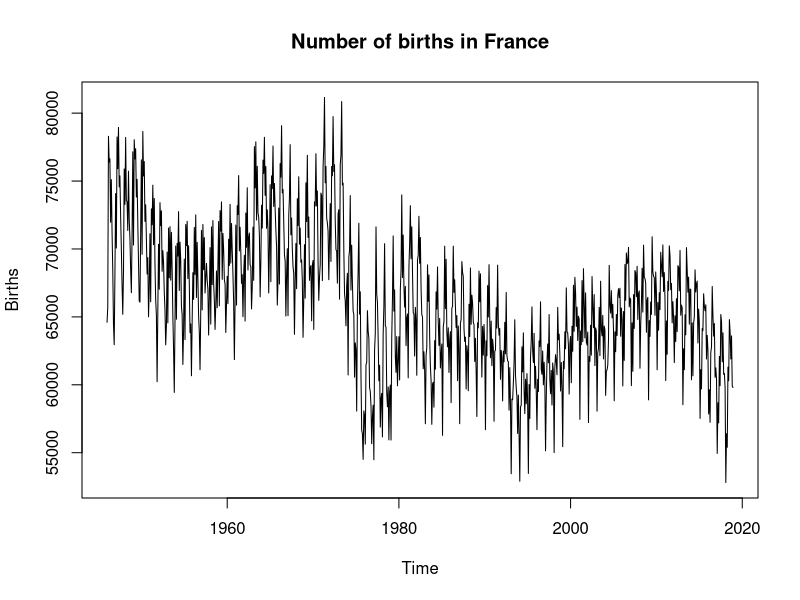
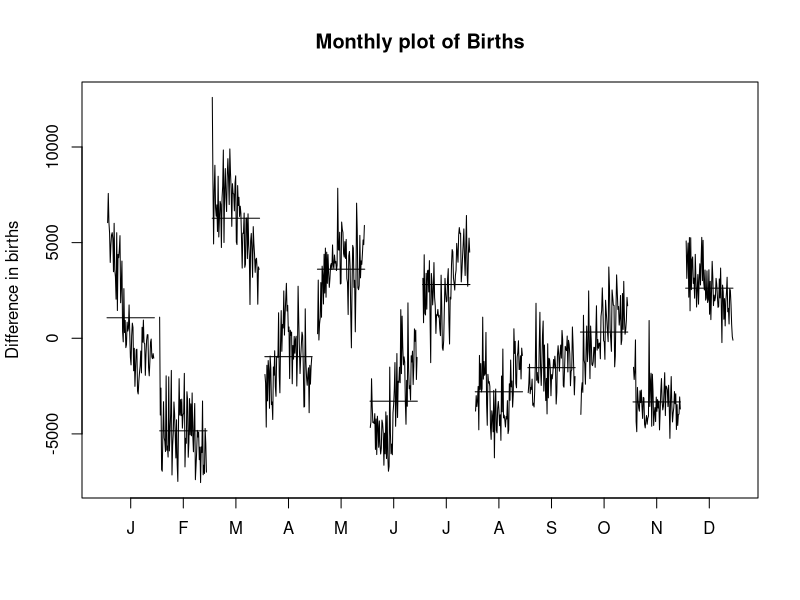
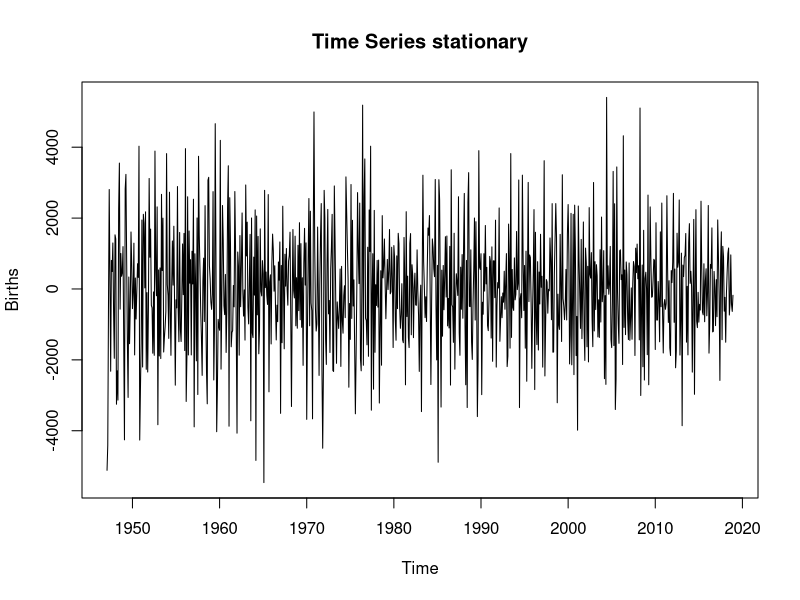
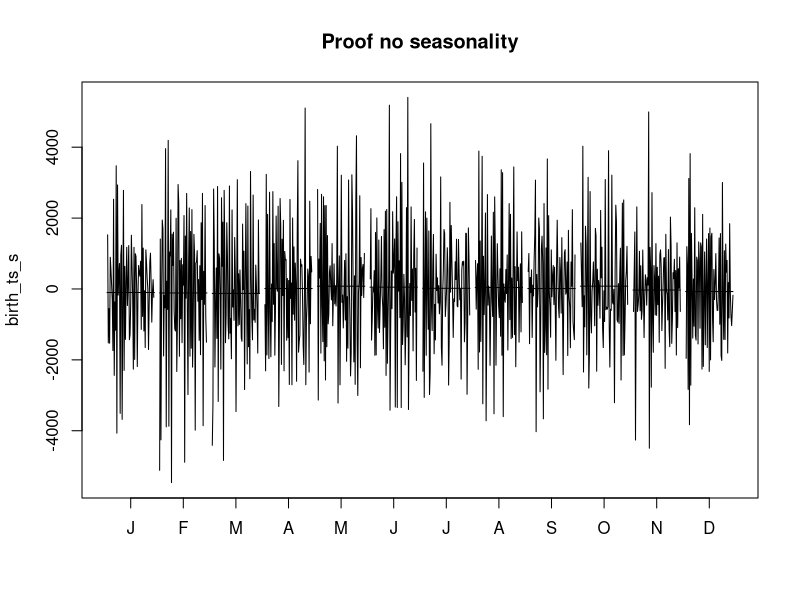
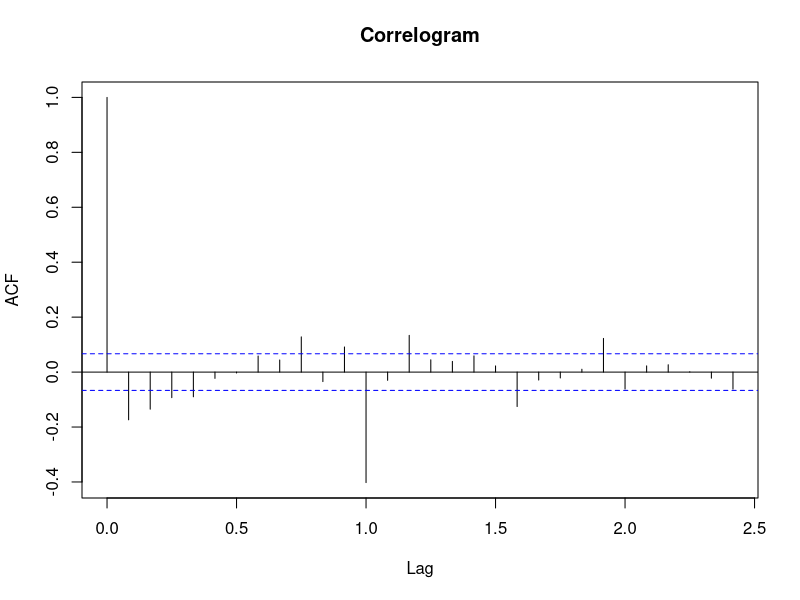
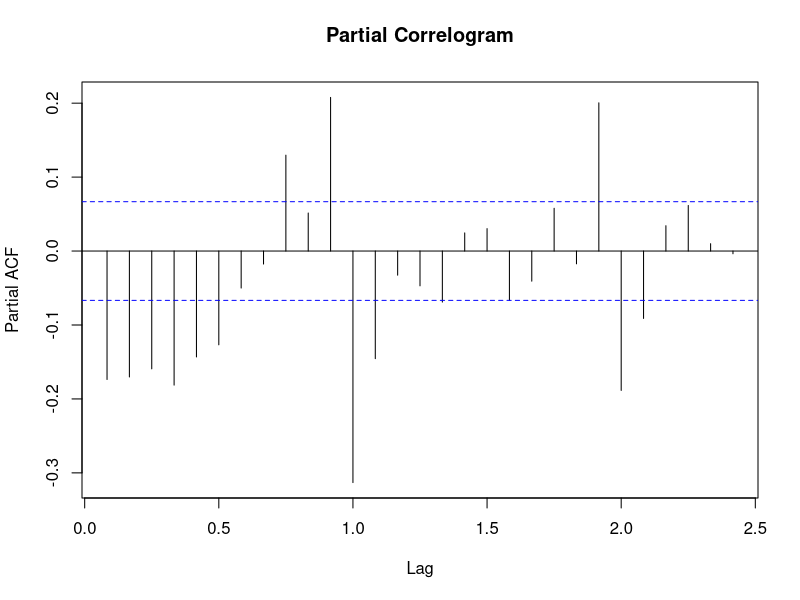
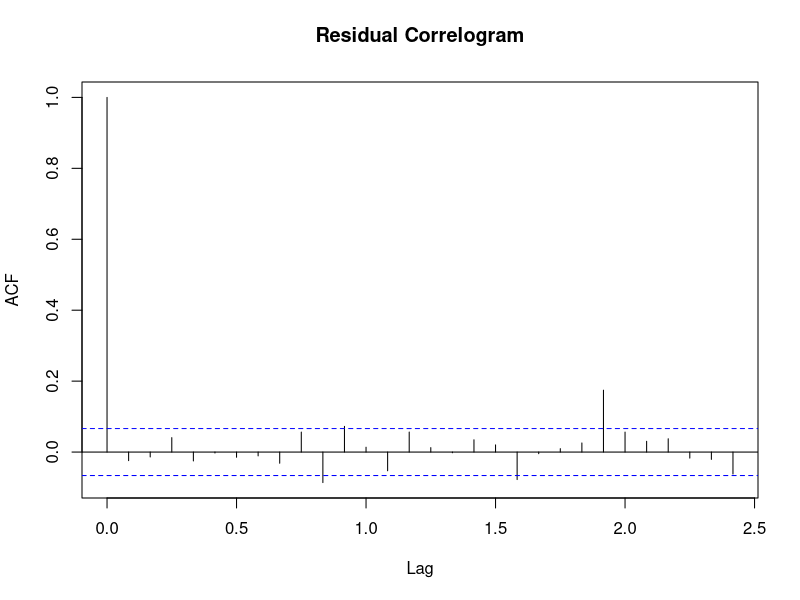
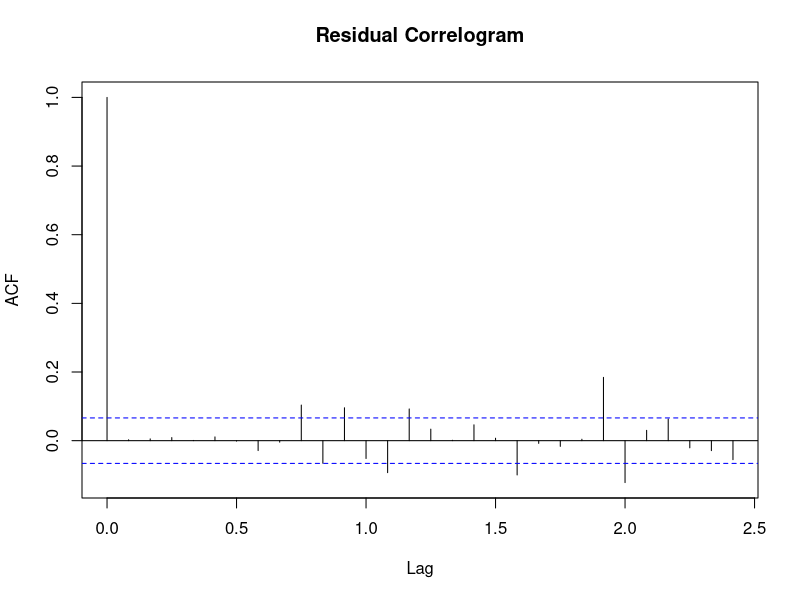

Recreate these plots in R, in order. (Note: a time limit stopped this script after it produced the figures.)
## ---- chunk 1
rm(list = ls())
## ---- chunk 2
library(tidyverse)
library(forecast)
## ---- chunk 3
mydata = read.csv("valeurs_mensuelles.csv", header=TRUE, sep=";", col.names = c("period","Births","codes"))
mydata = mydata[c(-1,-2),] # We exclude the first two rows.
rownames(mydata) = NULL # To exclude the rows numbers.
mydata = mydata %>% arrange(-row_number()) # We reverse the order of the rows
head(mydata, n=1) # start 1946-01
tail(mydata, n=1) # end 2018-12
dim(mydata)[1] # 876 observations
mydata = mydata %>% select(Births) # We only keep the column that we are interested in.
## ---- chunk 4
birth_ts = ts(mydata,start = c(1946, 1), end=c(2018,12), frequency = 12)
#birth_ts = window(birth_ts, start=c(2009,01)) # if we want to restrict last 10 years
## ---- chunk 5
plot(birth_ts, main="Number of births in France")
## ---- chunk 6
monthplot(diff(birth_ts, lag=1), main = "Monthly plot of Births", ylab="Difference in births")
## ---- chunk 7
birth_ts_s= diff(diff(birth_ts, lag=12),lag=1) # _s for stationary
plot(birth_ts_s, main="Time Series stationary")
## ---- chunk 8
monthplot(birth_ts_s, main="Proof no seasonality")
## ---- chunk 9
Box.test(birth_ts_s, lag=20, type="Ljung-Box")
## ---- chunk 10
acf(birth_ts_s, main="Correlogram")
## ---- chunk 11
pacf(birth_ts_s, main= "Partial Correlogram")
## ---- chunk 12
model_auto = auto.arima(birth_ts)
summary(model_auto)
Box.test(model_auto$res, lag=10, type="Ljung-Box")
## ---- chunk 13
acf(model_auto$res, main="Residual Correlogram")
## ---- chunk 14
model1 = arima(birth_ts, order=c(6, 1, 0), seasonal=c(2,1,0))
summary(model1)
Box.test(model1$res, lag=10, type="Ljung-Box")
## ---- chunk 15
acf(model1$res, main="Residual Correlogram")
## ---- chunk 16
model2 = arima(birth_ts, order=c(0, 1, 4), seasonal=c(0,1,1))
summary(model2)
Box.test(model2$res, lag=10, type="Ljung-Box")
## ---- chunk 17
acf(model2$res, main="Residual Correlogram")
## ---- chunk 18
model3 = arima(birth_ts, order=c(2, 1, 2), seasonal=c(1,1,1))
summary(model3)
Box.test(model3$res, lag=10, type="Ljung-Box")
## ---- chunk 19
acf(model3$res, main="Residual Correlogram")
## ---- chunk 20
BIC(model1)
BIC(model2)
BIC(model3)
## ---- chunk 21
y<-birth_ts
S=round(length(y)/2);h=4;

error1.h<-c()
for (i in S:(length(y)-h)) {
mymodel.sub<-arima(y[1:i],order=c(2, 1, 2), seasonal=c(1,1,1))
predict.h<-predict(mymodel.sub,n.ahead=h)$pred[h]
error1.h<-c(error1.h,y[i+h]-predict.h)
}

MAE3<-mean(abs(error1.h))
MAPE1<-mean(abs(error1.h)/length(error1.h))
## ---- chunk 22
error2.h<-c()
for (i in S:(length(y)-h)) {
mymodel.sub<-arima(y[1:i],order=c(0, 1, 4), seasonal=c(0,1,1))
predict.h<-predict(mymodel.sub,n.ahead=h)$pred[h]
error2.h<-c(error1.h,y[i+h]-predict.h)
}

MAE2<-mean(abs(error2.h))
MAPE2<-mean(abs(error2.h)/length(error2.h))

## ---- chunk 23
dm.test(error1.h,error2.h,h=h,power=1)
## ---- chunk 24
myforecast = predict(model3,n.ahead=4)
alpha = 0.05
q=qnorm(1-alpha/2)
prediction = myforecast$pred
lower = prediction - q*myforecast$se # lower bound CI
upper = prediction + q*myforecast$se # upper bound CI
cbind(lower, prediction, upper) # probability 95%
## ---- chunk 25
plot(birth_ts, main="Forecast", xlim=c(2018,2020), ylim=c(50000, 75000))
lines(prediction,col="red")
lines(lower,col="blue")
lines(upper,col="blue")
